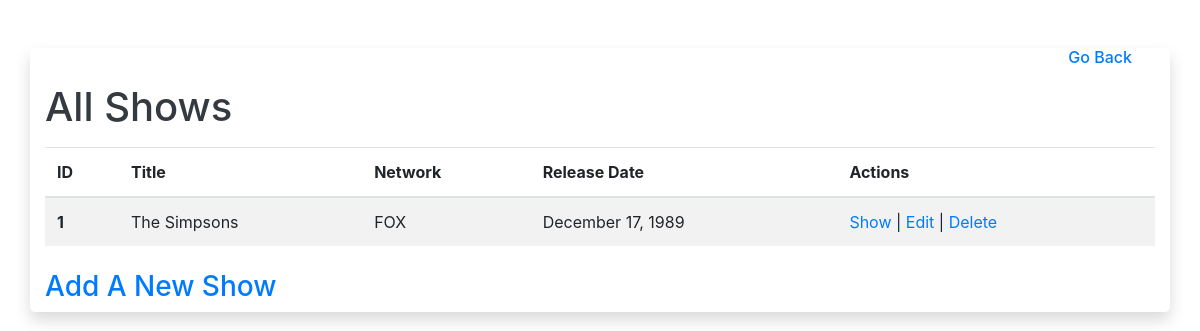
The app's page /, older data.
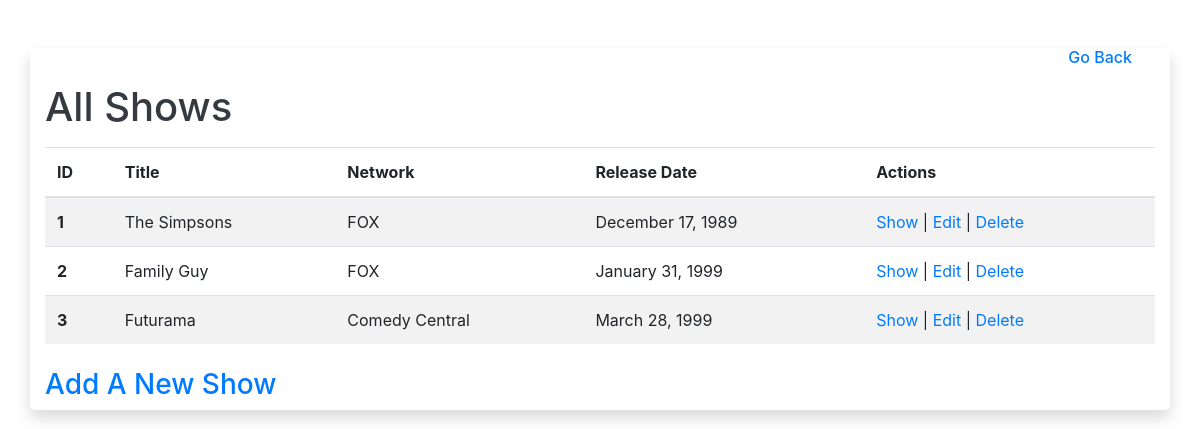
The same page, newer data.
### SemiRestfulShows/models.py (models this page shows)
class Shows(models.Model):
    title = models.CharField(max_length=255)
    network = models.CharField(max_length=50)
    release_date = models.DateField()
    description = models.TextField()
    created_at = models.DateTimeField(auto_now_add=True)
    updated_at = models.DateTimeField(auto_now=True)
    objects = ShowValidation()

### SemiRestfulShows/views.py (the view)
# urls.py: path('', views.showlist, name = 'home'),
def showlist(request):
    context = {
        "showlist" : Shows.objects.all(),
        "pagetitle" : "All Shows",
    }
    return render(request, 'html/home.html', context)

### SemiRestfulShows/templates/html/home.html
{% extends "html/base.html" %}
{% block content %}
<div class="row align-items-start justify-content-start mb-2">
    <div class="col align-self-start">
        <h1>All Shows</h1>
    </div>
</div>
<div class="row align-items-start justify-content-start mb-2">
    <div class="col align-self-start">
        <table class="table table-striped">
            <thead>
                <tr>
                    <th scope="col">ID</th>
                    <th scope="col">Title</th>
                    <th scope="col">Network</th>
                    <th scope="col">Release Date</th>
                    <th scope="col">Actions</th>
                </tr>
            </thead>
            <tbody>
                {% for show in showlist %}
                <tr>
                <th scope="row">{{ show.id }}</th>
                <td>{{ show.title }}</td>
                <td>{{ show.network }}</td>
                <td>{{ show.release_date|date:"F d, Y"}}</td>
                <td><a href="{% url 'display_show' show.id %}">Show</a> | <a href="{% url 'editshow' show.id %}">Edit</a> | <a href="{% url 'destroyshow' show.id %}">Delete</a></td>
                {% endfor %}
            </tbody>
        </table>
    </div>
</div>
<div class="row align-items-start justify-content-start mb-2">
    <div class="col align-self-start">
        <h3><a href="{% url 'newshow' %}">Add A New Show</a></h3>
    </div>
</div>
{% endblock %}

### SemiRestfulShows/templates/html/base.html (shortened to what this page needs)
{% load static %}
<!DOCTYPE html>
<html lang="en">
<head>
    <link rel="stylesheet" href="https://stackpath.bootstrapcdn.com/bootstrap/4.3.1/css/bootstrap.min.css">
    <link rel="stylesheet" href="{% static 'css/style.css' %}">
</head>
<body>
    <div class="container rounded-lg shadow bg-gradient-light text-dark">
        <div class="row mt-5 mr-2 align-items-end justify-content-end">
            <div class="col-2 align-self-end">
                <h6 class="text-right"><a href="{% url 'home' %}">Go Back</a></h6>
            </div>
        </div>
        {% block content %}
        {% endblock content %}
    </div>
</body>
</html>

Row changes from the older to the newer data that the page shows:
added Shows: id "2", title "Family Guy", network "FOX", release_date "January 31, 1999"
added Shows: id "3", title "Futurama", network "Comedy Central", release_date "March 28, 1999"
